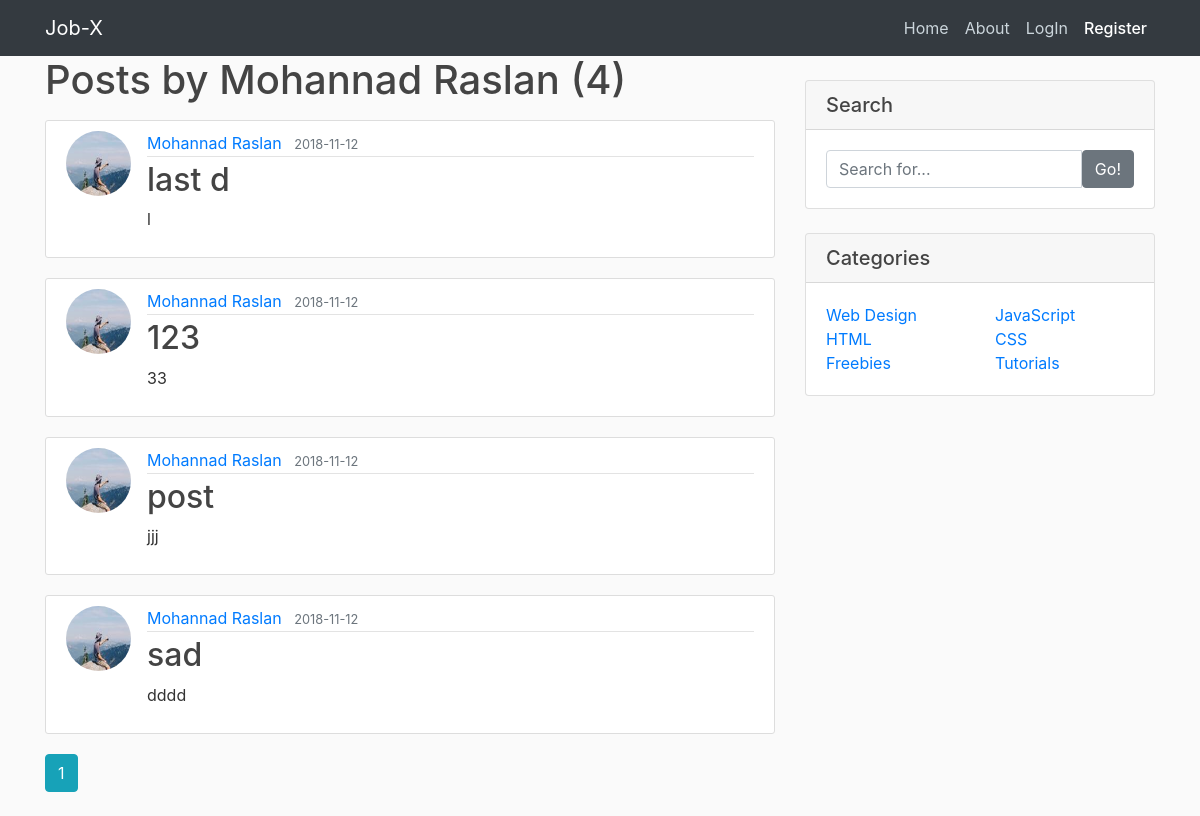
/user/Mohannad Raslan, run on the app's committed database.
### blog/models.py (models this page shows, shortened)
class User(db.Model, UserMixin):
	id = db.Column(db.Integer, primary_key=True)
	username = db.Column(db.String(20), unique=True, nullable=False)
	email = db.Column(db.String(120), unique=True, nullable=False)
	image_file = db.Column(db.String(20), nullable=False, default='default.jpg')
	password = db.Column(db.String(60), nullable=False)
	posts = db.relationship('Post', backref='author', lazy=True)

class Post(db.Model):
	id = db.Column(db.Integer, primary_key=True)
	title = db.Column(db.String(100), nullable=False)
	date_posted = db.Column(db.DateTime, nullable=False, default=datetime.utcnow)
	content = db.Column(db.Text, nullable=False)
	user_id = db.Column(db.Integer, db.ForeignKey('user.id'), nullable=False)

### blog/users/routs.py (the view)
@users.route('/user/<string:username>')
def user_posts(username):
	page = request.args.get('page', 1, type=int)
	user = User.query.filter_by(username=username).first_or_404()
	posts = Post.query.filter_by(author=user)\
	.order_by(Post.date_posted.desc())\
	.paginate(page=page, per_page=5)
	return render_template('user_posts.html', posts = posts, user=user)

### blog/templates/user_posts.html
{% extends 'layout.html' %}
{% block content %}
  <h1 class="mb-3">Posts by {{ user.username }} ({{ posts.total }})</h1>
	{% for post in posts.items %}
  <article class="media content-section">
    <img class="rounded-circle article-img" src="{{ url_for('static', filename='images/profile pictures/' + post.author.image_file) }}">
    <div class="media-body">
      <div class="article-metadata">
        <a class="mr-2" href="{{ url_for('users.user_posts', username=post.author.username)}}">{{ post.author.username }}</a>
        <small class="text-muted">{{ post.date_posted.strftime('%Y-%m-%d') }}</small>
      </div>
      <h2><a class="article-title" href="{{ url_for('posts.post', post_id=post.id) }}">{{ post.title }}</a></h2>
      <p class="article-content">{{ post.content }}</p>
    </div>
  </article>
	{% endfor %}
  {% for page_num in posts.iter_pages(left_edge=1, right_edge=1, left_current=1, right_current=2) %}
    {% if page_num %}
      {% if posts.page == page_num %}
        <a class="btn btn-info mb-4" href="{{ url_for('users.user_posts', username=user.username, page=page_num) }}">{{ page_num }}</a>
      {% else %}
        <a class="btn btn-outline-info mb-4" href="{{ url_for('users.user_posts',username=user.username, page=page_num) }}">{{ page_num }}</a>
      {% endif %}
    {% else %}
      ...
    {% endif %}
  {% endfor %}
{% endblock content %}

### blog/templates/layout.html (shortened to what this page needs)
<!DOCTYPE html>
<html>
<head>
    <link rel="stylesheet" href="https://maxcdn.bootstrapcdn.com/bootstrap/4.0.0/css/bootstrap.min.css">
    <link rel="stylesheet" type="text/css" href="{{ url_for('static', filename='blog-home.css') }}">
</head>
<body class="mt-0">
	{% include 'extentions/_navbar.html' %}
	<div class="container">
		<div class="row">
	        <div class="col-md-8">
				{% block content %}{% endblock %}
			</div>
	        <div class="col-md-4">
	          <div class="card my-4">
	            <h5 class="card-header">Search</h5>
	            <div class="card-body">
	              <div class="input-group">
	                <input type="text" class="form-control" placeholder="Search for...">
	                <span class="input-group-btn">
	                  <button class="btn btn-secondary" type="button">Go!</button>
	                </span>
	              </div>
	            </div>
	          </div>
	          <div class="card my-4">
	            <h5 class="card-header">Categories</h5>
	            <div class="card-body">
	              <div class="row">
	                <div class="col-lg-6">
	                  <ul class="list-unstyled mb-0">
	                    <li>
	                      <a href="#">Web Design</a>
	                    </li>
	                    <li>
	                      <a href="#">HTML</a>
	                    </li>
	                    <li>
	                      <a href="#">Freebies</a>
	                    </li>
	                  </ul>
	                </div>
	                <div class="col-lg-6">
	                  <ul class="list-unstyled mb-0">
	                    <li>
	                      <a href="#">JavaScript</a>
	                    </li>
	                    <li>
	                      <a href="#">CSS</a>
	                    </li>
	                    <li>
	                      <a href="#">Tutorials</a>
	                    </li>
	                  </ul>
	                </div>
	              </div>
	            </div>
	          </div>
	        </div>
	      </div>
	    </div>
</body>
</html>
</body>
</html>

### blog/templates/extentions/_navbar.html (shortened to what this page needs)
<header class="site-header">
	    <nav class="navbar navbar-expand-lg navbar-dark bg-dark static-top">
	      <div class="container">
	        <a class="navbar-brand" href="{{ url_for('main.home')}}">Job-X</a>
	        <div class="collapse navbar-collapse" id="navbarResponsive">
	          <ul class="navbar-nav ml-auto">
	          	<li class="nav-item">
	              <a class="nav-link" href="{{ url_for('main.home')}}">Home
	              </a>
	            </li>
	            <li class="nav-item">
	              <a class="nav-link" href="{{ url_for('main.about')}}">About</a>
	            </li>
	            {% if current_user.is_authenticated %}
	            	<li class="nav-item">
	            		<a class="nav-link" href="{{ url_for('posts.new_post')}}">New post</a>
	            	</li>
	            	<li class="nav-item">
	            		<a class="nav-link" href="{{ url_for('users.account')}}">Account</a>
	            	</li>
	            	<li class="nav-item">
	            		<a class="nav-link active" href="{{ url_for('users.logout')}}">LogOut</a>
	            	</li>
	            {% else %}
	         		<li class="nav-item">
	            		<a class="nav-link" href="{{ url_for('users.login')}}">LogIn</a>
	            	</li>
	            	<li class="nav-item">
	              		<a class="nav-link active" href="{{ url_for('users.register')}}">Register</a>
	            	</li>
	            {% endif %}
	          </ul>
	        </div>
	      </div>
	    </nav>
    </header>

### blog/static/blog-home.css (style rules this page uses)
body { background: #fafafa; color: #333333; margin-top: 5rem; }
h1, h2, h3, h4, h5, h6 { color: #444444; }
.site-header .navbar-nav .nav-link { color: #cbd5db; }
.site-header .navbar-nav .nav-link.active { font-weight: 500; }
.content-section { background: #ffffff; padding: 10px 20px; border: 1px solid #dddddd; border-radius: 3px; margin-bottom: 20px; }
.article-title { color: #444444; }
.article-content { white-space: pre-line; }
.article-img { height: 65px; width: 65px; margin-right: 16px; }
.article-metadata { padding-bottom: 1px; margin-bottom: 4px; border-bottom: 1px solid #e3e3e3 }

### data on the page
User: username "Mohannad Raslan"
Post: image_file (picture), author.username "Mohannad Raslan", date_posted "2018-11-12", title "last d", content "l"
Post: image_file (picture), author.username "Mohannad Raslan", date_posted "2018-11-12", title "123", content "33"
Post: image_file (picture), author.username "Mohannad Raslan", date_posted "2018-11-12", title "post", content "jjj"
Post: image_file (picture), author.username "Mohannad Raslan", date_posted "2018-11-12", title "sad", content "dddd"

### other printed values
{{ posts.total }} "4"
{{ page_num }} "1"
